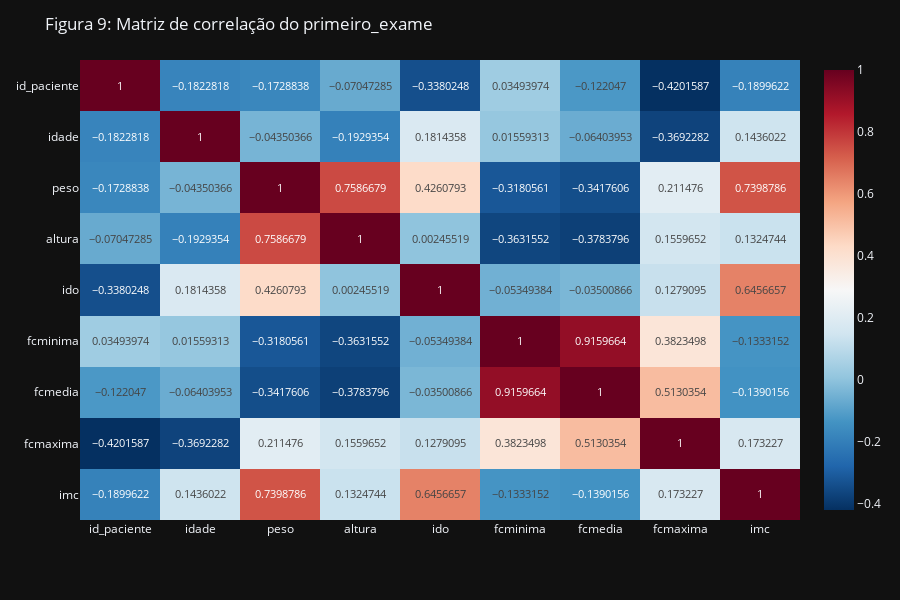

The notebook cell this image was saved under:
### Code cell
pd.options.plotting.backend = "plotly"

corr = df_primeiro_exame.corr(method='pearson')
fig = px.imshow(corr, text_auto=True, color_continuous_scale='RdBu_r', aspect="auto")
fig.update_layout(
    title = "Figura 9: Matriz de correlação do primeiro_exame",
    dragmode = "zoom",
    hovermode = "x",
    barmode = "group",
    height = 600,
    # legend = dict(traceorder="reversed"),
    template = "plotly_dark",
)

fig.show()
fig.write_image("../reports/figures/corr_mat_primeiro_exame.png")

### Figure 1 — Plotly figure (JSON) as saved in the notebook; plotly's stock layout.template omitted (floating-point values rounded to 4 significant figures)
{"data": [{"coloraxis": "coloraxis", "hovertemplate": "x: %{x}<br>y: %{y}<br>color: %{z}<extra></extra>", "name": "0", "texttemplate": "%{z}", "type": "heatmap", "x": ["id_paciente", "idade", "peso", "altura", "ido", "fcminima", "fcmedia", "fcmaxima", "imc"], "xaxis": "x", "y": ["id_paciente", "idade", "peso", "altura", "ido", "fcminima", "fcmedia", "fcmaxima", "imc"], "yaxis": "y", "z": [[1, -0.1823, -0.1729, -0.07047, -0.338, 0.03494, -0.122, -0.4202, -0.19], [-0.1823, 1, -0.0435, -0.1929, 0.1814, 0.01559, -0.06404, -0.3692, 0.1436], [-0.1729, -0.0435, 1, 0.7587, 0.4261, -0.3181, -0.3418, 0.2115, 0.7399], [-0.07047, -0.1929, 0.7587, 1, 0.002455, -0.3632, -0.3784, 0.156, 0.1325], [-0.338, 0.1814, 0.4261, 0.002455, 1, -0.05349, -0.03501, 0.1279, 0.6457], [0.03494, 0.01559, -0.3181, -0.3632, -0.05349, 1, 0.916, 0.3823, -0.1333], [-0.122, -0.06404, -0.3418, -0.3784, -0.03501, 0.916, 1, 0.513, -0.139], [-0.4202, -0.3692, 0.2115, 0.156, 0.1279, 0.3823, 0.513, 1, 0.1732], [-0.19, 0.1436, 0.7399, 0.1325, 0.6457, -0.1333, -0.139, 0.1732, 1]]}], "layout": {"barmode": "group", "coloraxis": {"colorscale": [[0, "rgb(5,48,97)"], [0.1, "rgb(33,102,172)"], [0.2, "rgb(67,147,195)"], [0.3, "rgb(146,197,222)"], [0.4, "rgb(209,229,240)"], [0.5, "rgb(247,247,247)"], [0.6, "rgb(253,219,199)"], [0.7, "rgb(244,165,130)"], [0.8, "rgb(214,96,77)"], [0.9, "rgb(178,24,43)"], [1, "rgb(103,0,31)"]]}, "dragmode": "zoom", "height": 600, "hovermode": "x", "margin": {"t": 60}, "title": {"text": "Figura 9: Matriz de correlação do primeiro_exame"}, "xaxis": {"anchor": "y", "domain": [0, 1]}, "yaxis": {"anchor": "x", "autorange": "reversed", "domain": [0, 1]}}}
